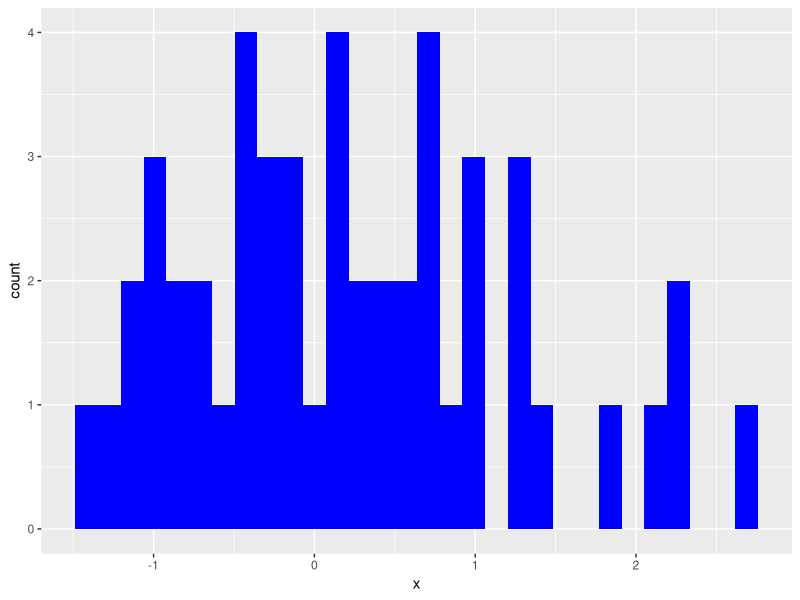
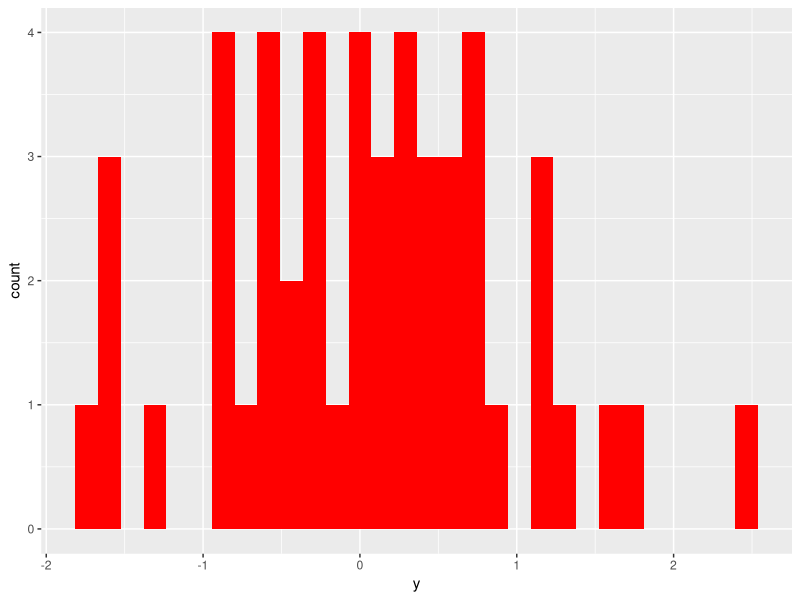
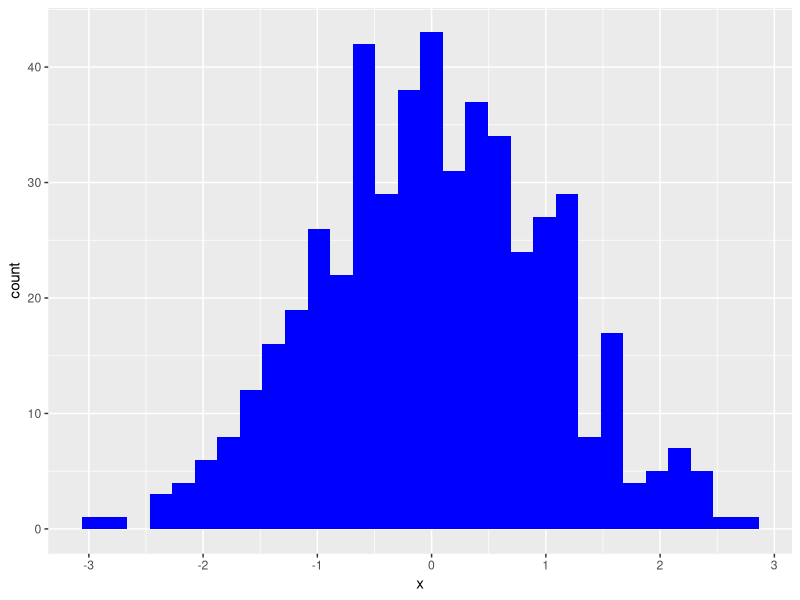
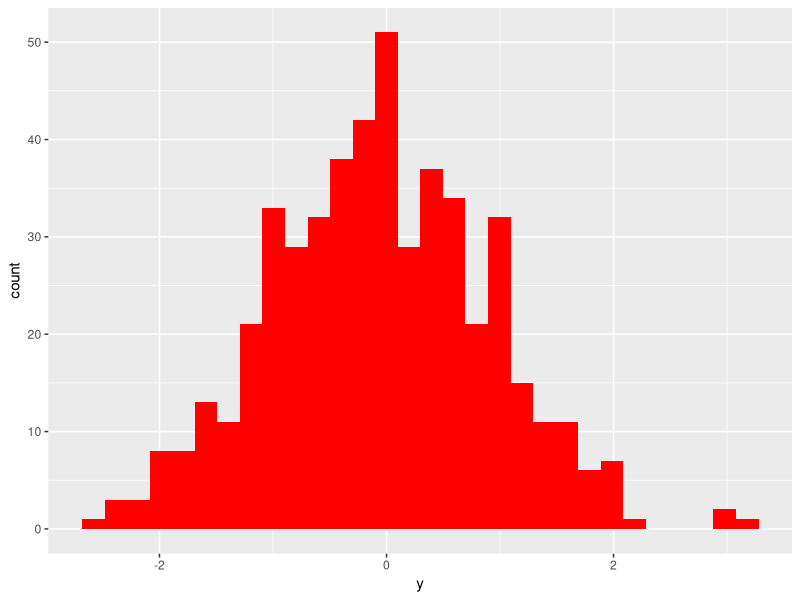

Write R code to recreate these figures, in order.
## ---- chunk 1
knitr::opts_chunk$set(echo=T, results="asis", warning=F, message=F)
## ---- chunk 2
library(ggplot2)
library(magrittr)
library(htmltools)

set.seed(7)
dat1 <- data.frame(x=rnorm(50),y=rnorm(50))
dat2 <- data.frame(x=rnorm(500),y=rnorm(500))
## ---- chunk 3
xDistFun <- function(dat){
  ggplot(dat, aes(x)) + geom_histogram(fill="blue")}

yDistFun <- function(dat){
  ggplot(dat, aes(y)) + geom_histogram(fill="red")}

xRegFun <- function(dat){
  lm(y ~ x, data=dat) %>% broom::tidy() %>% knitr::kable()}
## ---- chunk 4
runManyFuns <- function(dat){
  # grab the name of our object for the main header
  title <- deparse(substitute(dat)) 
  # Name of our first subheader
  h1 <- "Distributions" 
  # list of two mini-analyses under subheader #1
  out1 <- list(xDistFun(dat = dat), yDistFun(dat = dat))
  # second subheader
  h2 <- "Regression Model"
  # second analysis
  out2 <- xRegFun(dat = dat) 
  # combine headers into one vector
  headers <- c(h1, h2) 
  # combine all output into a list to parse thru
  out <- list(out1, out2) 
  # makes our title header
  cat(paste0("\n#Data: ", title, "\n")) 
  for (i in 1:length(headers)){ 
    # parse through each element of our subheader vector
    cat(paste0("\n##", headers[i], "\n")) 
    # print each element of our output list
    print(out[i])
  }
}
## ---- chunk 5
# Run same analysis on different data sets, outcomes, etc.
runManyFuns(dat1)
runManyFuns(dat2)
